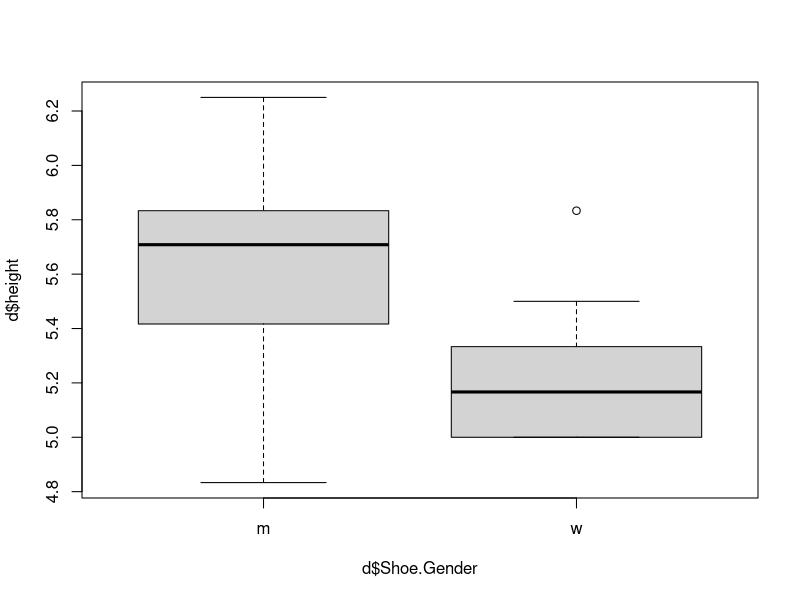

Source code (R):
d <- read.csv('class_data_complete.csv')
d$height <- d$Height..ft. + d$Height..in./12

# 1
boxplot(d$height ~ d$Shoe.Gender)

# 3
# Count the number of women in the class
women <- length(d$height[d$Shoe.Gender == 'w'])
# Count the number of women who are shorter than 5'4"
# and divide by the number of women
length(d$height[d$height <= 5 + 1/3 & d$Shoe.Gender == 'w']) / women

# 4
quantile(d$height[d$Shoe.Gender == 'm'], .75) # 3rd quartile of the boys
max(d$height[d$Shoe.Gender == 'w']) # Idara

# Would Pearson be an outlier?
quantile(d$height[d$Shoe.Gender == 'w'], .75) + 
  (quantile(d$height[d$Shoe.Gender == 'w'], .75) - quantile(d$height[d$Shoe.Gender == 'w'], .25))*1.5
